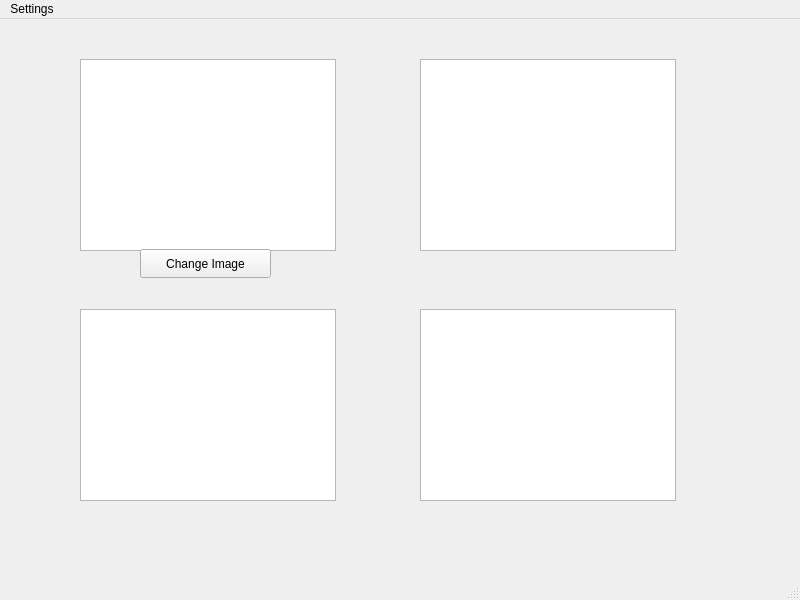
<?xml version="1.0" encoding="UTF-8"?>
<ui version="4.0">
 <class>StreamView</class>
 <widget class="QMainWindow" name="StreamView">
  <property name="geometry">
   <rect>
    <x>0</x>
    <y>0</y>
    <width>800</width>
    <height>600</height>
   </rect>
  </property>
  <property name="windowTitle">
   <string>MainWindow</string>
  </property>
  <widget class="QWidget" name="centralwidget">
   <widget class="QStackedWidget" name="stackedWidget">
    <property name="geometry">
     <rect>
      <x>30</x>
      <y>10</y>
      <width>751</width>
      <height>511</height>
     </rect>
    </property>
    <property name="currentIndex">
     <number>0</number>
    </property>
    <widget class="QWidget" name="page">
     <widget class="QGraphicsView" name="graphicsView">
      <property name="geometry">
       <rect>
        <x>50</x>
        <y>30</y>
        <width>256</width>
        <height>192</height>
       </rect>
      </property>
     </widget>
     <widget class="QGraphicsView" name="graphicsView_3">
      <property name="geometry">
       <rect>
        <x>50</x>
        <y>280</y>
        <width>256</width>
        <height>192</height>
       </rect>
      </property>
     </widget>
     <widget class="QGraphicsView" name="graphicsView_2">
      <property name="geometry">
       <rect>
        <x>390</x>
        <y>30</y>
        <width>256</width>
        <height>192</height>
       </rect>
      </property>
     </widget>
     <widget class="QGraphicsView" name="graphicsView_4">
      <property name="geometry">
       <rect>
        <x>390</x>
        <y>280</y>
        <width>256</width>
        <height>192</height>
       </rect>
      </property>
     </widget>
     <widget class="QPushButton" name="changeImageButton">
      <property name="geometry">
       <rect>
        <x>110</x>
        <y>220</y>
        <width>131</width>
        <height>29</height>
       </rect>
      </property>
      <property name="text">
       <string>Change Image</string>
      </property>
     </widget>
    </widget>
    <widget class="QWidget" name="page_5">
     <widget class="QLabel" name="label_3">
      <property name="geometry">
       <rect>
        <x>320</x>
        <y>90</y>
        <width>121</width>
        <height>19</height>
       </rect>
      </property>
      <property name="text">
       <string>Add Stream</string>
      </property>
     </widget>
     <widget class="QPushButton" name="back">
      <property name="geometry">
       <rect>
        <x>20</x>
        <y>470</y>
        <width>71</width>
        <height>29</height>
       </rect>
      </property>
      <property name="text">
       <string>Back</string>
      </property>
     </widget>
    </widget>
    <widget class="QWidget" name="page_2">
     <widget class="QPushButton" name="back1">
      <property name="geometry">
       <rect>
        <x>0</x>
        <y>480</y>
        <width>71</width>
        <height>29</height>
       </rect>
      </property>
      <property name="text">
       <string>Back</string>
      </property>
     </widget>
     <widget class="QTableWidget" name="tableWidget">
      <property name="geometry">
       <rect>
        <x>20</x>
        <y>10</y>
        <width>591</width>
        <height>431</height>
       </rect>
      </property>
      <row>
       <property name="text">
        <string>jasjsadjl;adsf</string>
       </property>
      </row>
      <column>
       <property name="text">
        <string>ajl;asdf;jladsf</string>
       </property>
      </column>
     </widget>
    </widget>
    <widget class="QWidget" name="page_4">
     <widget class="QLabel" name="label_2">
      <property name="geometry">
       <rect>
        <x>230</x>
        <y>70</y>
        <width>251</width>
        <height>51</height>
       </rect>
      </property>
      <property name="text">
       <string>Manage Users</string>
      </property>
     </widget>
     <widget class="QPushButton" name="back2">
      <property name="geometry">
       <rect>
        <x>10</x>
        <y>470</y>
        <width>71</width>
        <height>29</height>
       </rect>
      </property>
      <property name="text">
       <string>Back</string>
      </property>
     </widget>
    </widget>
    <widget class="QWidget" name="page_3">
     <widget class="QPushButton" name="back3">
      <property name="geometry">
       <rect>
        <x>10</x>
        <y>470</y>
        <width>61</width>
        <height>29</height>
       </rect>
      </property>
      <property name="text">
       <string>Back</string>
      </property>
     </widget>
     <widget class="QWidget" name="verticalLayoutWidget">
      <property name="geometry">
       <rect>
        <x>89</x>
        <y>79</y>
        <width>491</width>
        <height>271</height>
       </rect>
      </property>
      <layout class="QVBoxLayout" name="verticalLayout">
       <item>
        <layout class="QHBoxLayout" name="horizontalLayout_2">
         <item>
          <widget class="QLabel" name="oldPW_label">
           <property name="text">
            <string>Old password:</string>
           </property>
          </widget>
         </item>
         <item>
          <widget class="QLineEdit" name="old_pw"/>
         </item>
        </layout>
       </item>
       <item>
        <layout class="QHBoxLayout" name="horizontalLayout">
         <item>
          <widget class="QLabel" name="newPW_label">
           <property name="text">
            <string>New password:</string>
           </property>
          </widget>
         </item>
         <item>
          <widget class="QLineEdit" name="new_pw"/>
         </item>
        </layout>
       </item>
       <item>
        <layout class="QHBoxLayout" name="horizontalLayout_3">
         <item>
          <widget class="QLabel" name="confirmPW_label">
           <property name="text">
            <string>Confirm password:</string>
           </property>
          </widget>
         </item>
         <item>
          <widget class="QLineEdit" name="confirm_pw"/>
         </item>
        </layout>
       </item>
       <item>
        <layout class="QHBoxLayout" name="horizontalLayout_4">
         <item>
          <spacer name="horizontalSpacer">
           <property name="orientation">
            <enum>Qt::Horizontal</enum>
           </property>
           <property name="sizeHint" stdset="0">
            <size>
             <width>40</width>
             <height>20</height>
            </size>
           </property>
          </spacer>
         </item>
         <item>
          <widget class="QPushButton" name="pushButton_2">
           <property name="text">
            <string>Change</string>
           </property>
          </widget>
         </item>
         <item>
          <spacer name="horizontalSpacer_2">
           <property name="orientation">
            <enum>Qt::Horizontal</enum>
           </property>
           <property name="sizeHint" stdset="0">
            <size>
             <width>40</width>
             <height>20</height>
            </size>
           </property>
          </spacer>
         </item>
        </layout>
       </item>
      </layout>
     </widget>
     <widget class="QLabel" name="label">
      <property name="geometry">
       <rect>
        <x>270</x>
        <y>0</y>
        <width>151</width>
        <height>41</height>
       </rect>
      </property>
      <property name="text">
       <string>Change Password</string>
      </property>
     </widget>
    </widget>
   </widget>
  </widget>
  <widget class="QMenuBar" name="menubar">
   <property name="geometry">
    <rect>
     <x>0</x>
     <y>0</y>
     <width>800</width>
     <height>27</height>
    </rect>
   </property>
   <widget class="QMenu" name="settingsMenu">
    <property name="title">
     <string>Settings</string>
    </property>
    <addaction name="actionAdd_Stream"/>
    <addaction name="actionManage_Streams"/>
    <addaction name="actionManage_Users"/>
    <addaction name="actionChange_Password"/>
    <addaction name="separator"/>
    <addaction name="actionLog_out"/>
   </widget>
   <addaction name="settingsMenu"/>
  </widget>
  <widget class="QStatusBar" name="statusbar"/>
  <action name="actionManage_Streams">
   <property name="text">
    <string>Manage Streams</string>
   </property>
  </action>
  <action name="actionLog_out">
   <property name="text">
    <string>Log out and quit</string>
   </property>
  </action>
  <action name="actionAdd_Stream">
   <property name="text">
    <string>Add Stream</string>
   </property>
  </action>
  <action name="actionManage_Users">
   <property name="text">
    <string>Manage Users</string>
   </property>
  </action>
  <action name="actionChange_Password">
   <property name="text">
    <string>Change Password</string>
   </property>
  </action>
 </widget>
 <resources/>
 <connections/>
</ui>
